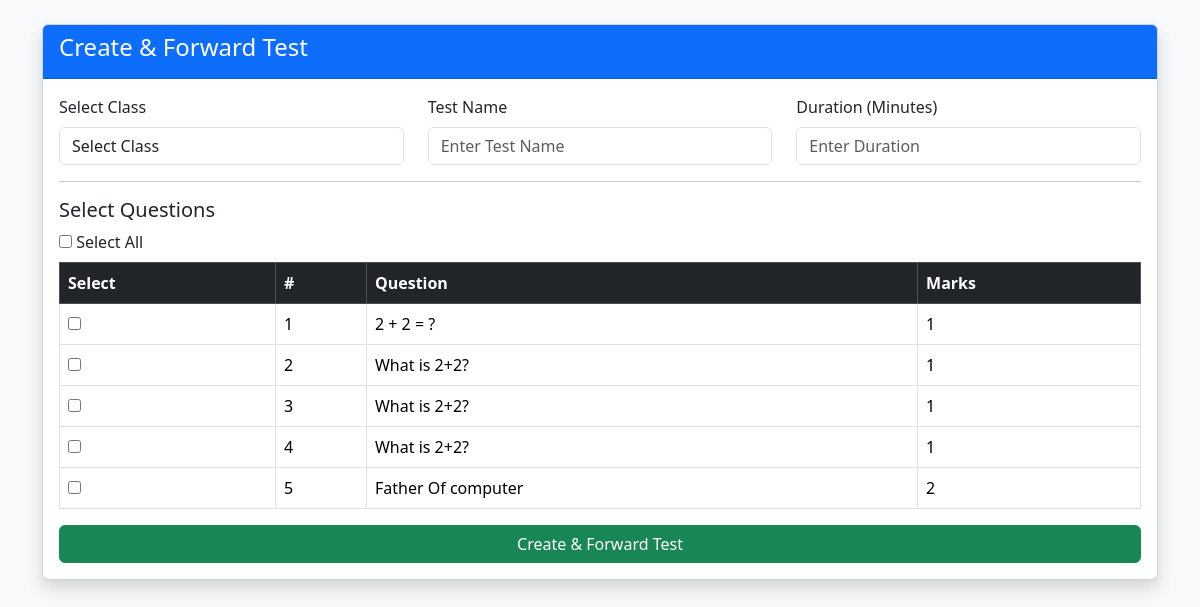
Screenshot of /forward_questions/ (signed in) with the database file from the repository.
### myapp/models.py (models this page shows, shortened)
class Question(models.Model):
    chapter = models.ForeignKey(Chapter, on_delete=models.CASCADE)
    question = models.TextField()
    option_a = models.CharField(max_length=200)
    option_b = models.CharField(max_length=200)
    option_c = models.CharField(max_length=200)
    option_d = models.CharField(max_length=200)
    correct_answer = models.CharField(max_length=1)  # A/B/C/D
    marks = models.IntegerField(default=1)

### myapp/views.py (the view, shortened to what this page needs)
# urls.py: path('forward_questions/', views.forward_questions, name='forward_questions'),
@admin_login_required
@admin_login_required
def forward_questions(request):
    admin_id = request.session.get('admin_id')
    admin = get_object_or_404(Admin, id=admin_id)
    school = admin.school
    classes = ClassModel.objects.filter(school=school)
    subjects = Subject.objects.filter(class_name__school=school)
    questions = Question.objects.filter(
        chapter__subject__class_name__school=school
    )
    return render(request, 'admin/farword_question.html', {
        'classes': classes,
        'subjects': subjects,
        'questions': questions
    })

### myapp/views.py (called while the page is built)
def admin_login_required(view_func):
    @wraps(view_func)
    def wrapper(request, *args, **kwargs):
        if not request.session.get('admin_id'):
            return redirect('admin_login')
        return view_func(request, *args, **kwargs)
    return wrapper

### templates/admin/farword_question.html (shortened to what this page needs)
<!DOCTYPE html>
<html>
<head>
<link href="https://cdn.jsdelivr.net/npm/bootstrap@5.3.2/dist/css/bootstrap.min.css" rel="stylesheet"></head>
</head>
<body class="bg-light">
<div class="container mt-4">
    <div class="card shadow">
        <div class="card-header bg-primary text-white">
            <h4>Create & Forward Test</h4>
        </div>
        <div class="card-body">
            <form method="post" action="{% url 'forward_questions' %}">
    <div class="row mb-3">
        <div class="col-md-4">
            <label class="form-label">Select Class</label>
            <select name="class_name" class="form-control" required>
                <option value="">Select Class</option>
            </select>
        </div>
        <div class="col-md-4">
            <label class="form-label">Test Name</label>
            <input type="text" name="test_name" class="form-control" placeholder="Enter Test Name" required>
        </div>
        <div class="col-md-4">
            <label class="form-label">Duration (Minutes)</label>
            <input type="number" name="duration" class="form-control" placeholder="Enter Duration" required>
        </div>
    </div>
    <hr>
    <h5>Select Questions</h5>
    <div class="mb-2">
        <input type="checkbox" onclick="toggleAll(this)"> Select All
    </div>
    <table class="table table-bordered table-hover bg-white">
        <thead class="table-dark">
            <tr>
                <th>Select</th>
                <th>#</th>
                <th>Question</th>
                <th>Marks</th>
            </tr>
        </thead>
        <tbody>
            {% for q in questions %}
            <tr>
                <td><input type="checkbox" name="question_ids" value="{{ q.id }}"></td>
                <td>{{ forloop.counter }}</td>
                <td>{{ q.question }}</td>
                <td>{{ q.marks }}</td>
            </tr>
            {% empty %}
            <tr>
                <td colspan="4" class="text-center text-danger">No Questions Available</td>
            </tr>
            {% endfor %}
        </tbody>
    </table>
    <button type="submit" class="btn btn-success w-100">
        Create & Forward Test
    </button>
</form>
        </div>
    </div>
</div>
</body>
</html>

### rows the page displays
Question: question "2 + 2 = ?", marks "1"
Question: question "What is 2+2?", marks "1"
Question: question "What is 2+2?", marks "1"
Question: question "What is 2+2?", marks "1"
Question: question "Father Of computer", marks "2"
